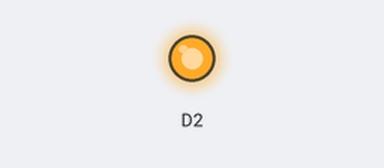
The sketch below on a simulated ESP8266 (NodeMCU). Shown: output pins drawn as LEDs (lit = HIGH). Dashed ring = blinking.

Above: at 1.0 s.
At 2.5 s:
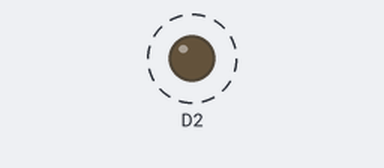
Timing chart, 0 to 4.7 s (numbered marks = the images above):
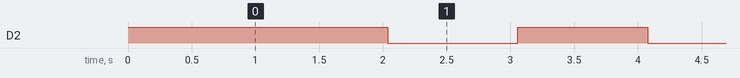

Measured:
- by itself, D2: alternates HIGH for 1.0 s and LOW for 1.0 s

The sketch:

testoutlets.ino
```cpp
/*
 *  This sketch demonstrates how to set up a simple HTTP-like server.
 *  The server will set a GPIO pin depending on the request
 *    http://server_ip/gpio/0 will set the GPIO2 low,
 *    http://server_ip/gpio/1 will set the GPIO2 high
 *  server_ip is the IP address of the ESP8266 module, will be
 *  printed to Serial when the module is connected.
 */
int R1=1;
void setup() {
  // prepare GPIO2
  pinMode(D2, OUTPUT);
  digitalWrite(D2, R1);     //EVERY RELAY WILL TURN OFF IN THE BEGGINING
}
int i=0;
void loop() {
  if(i>=1000){
    digitalWrite(D2, R1);
    R1=!R1;
    i=0;

  }
  i++;
  delay(1);
}
```
